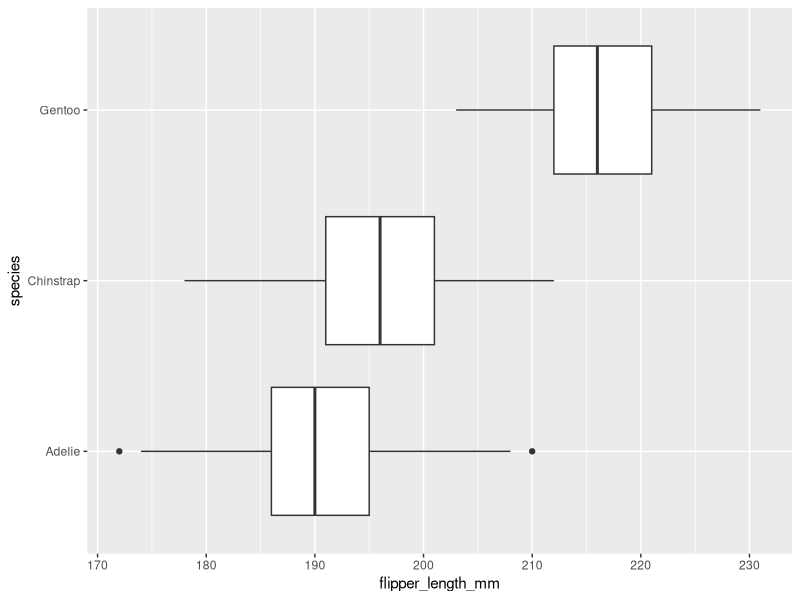
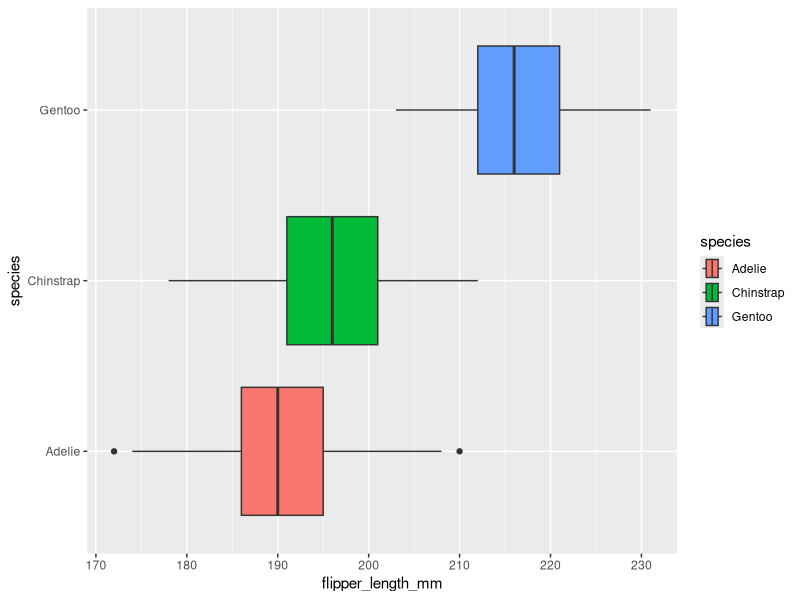
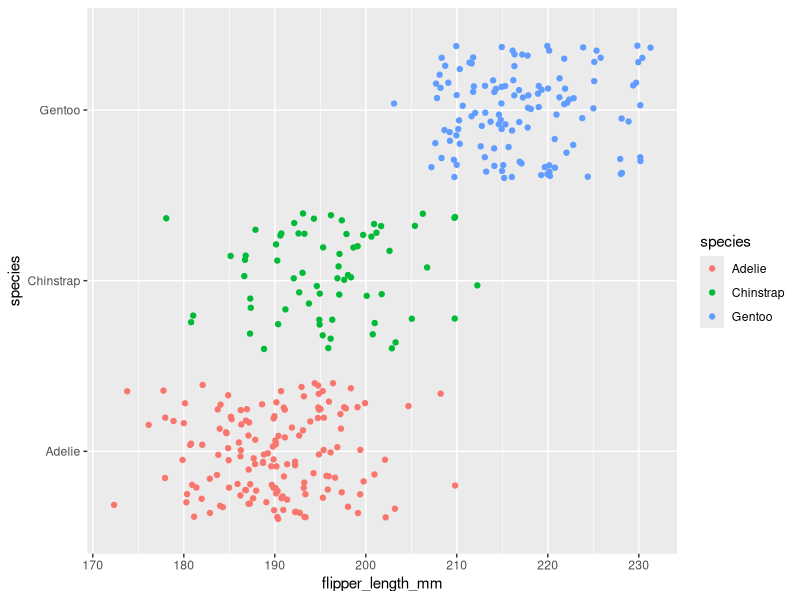
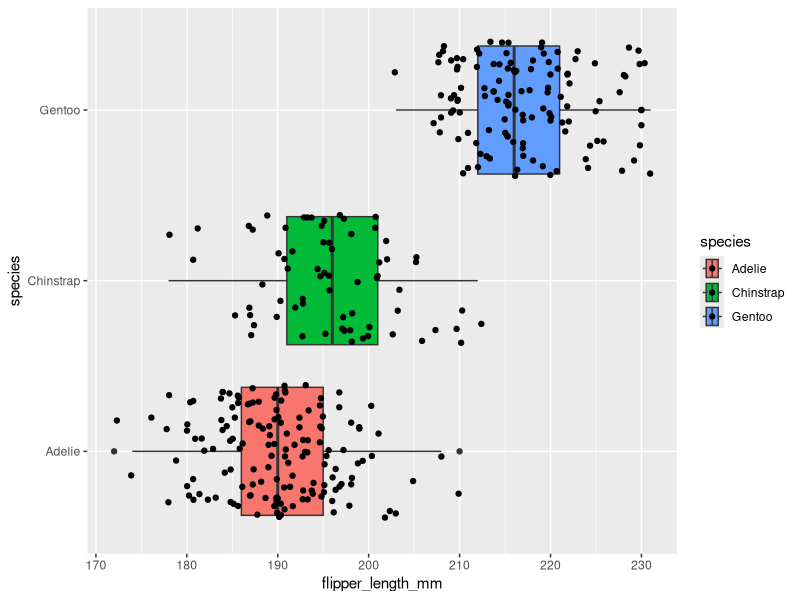
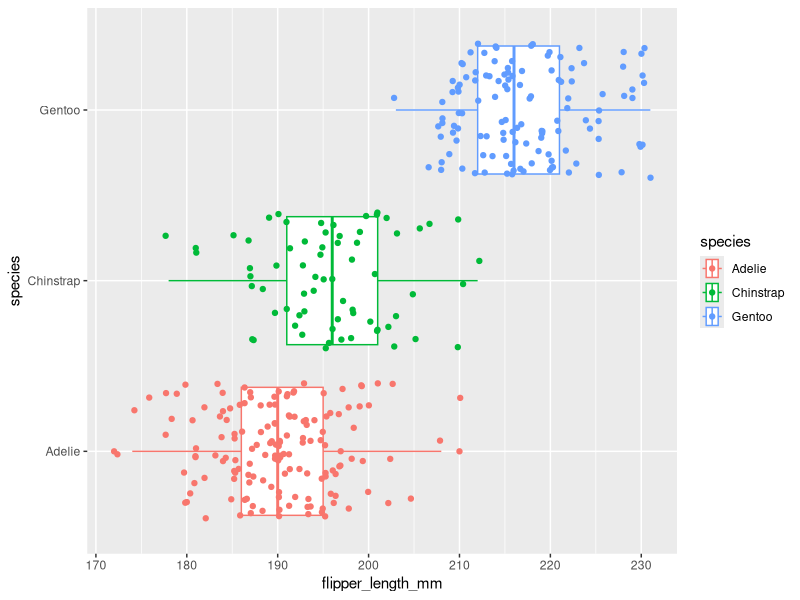
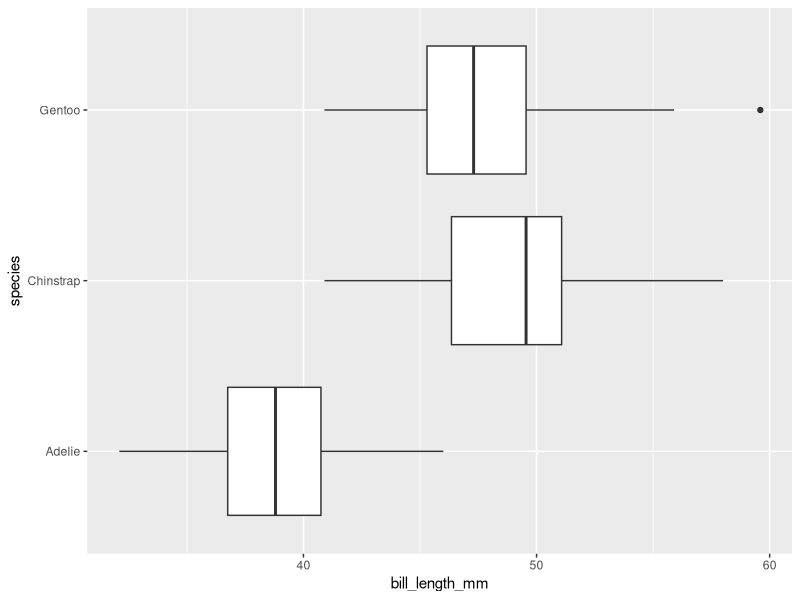
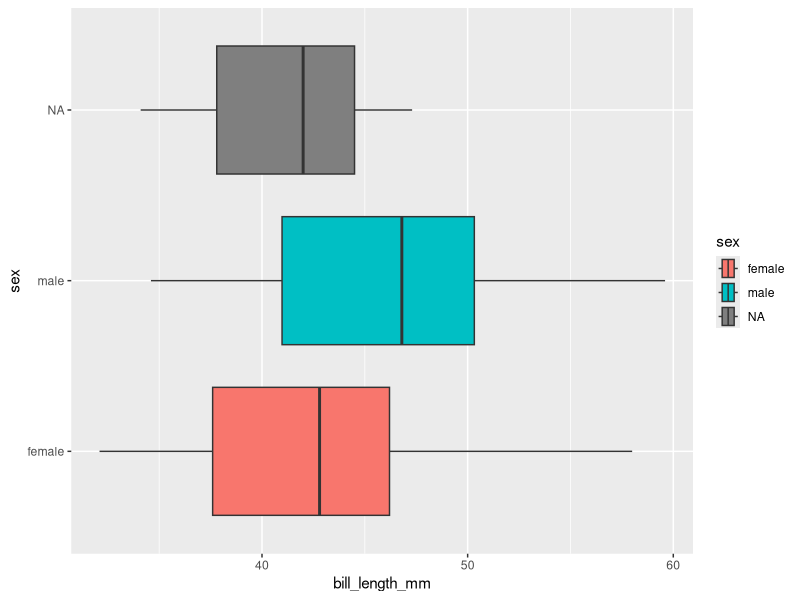
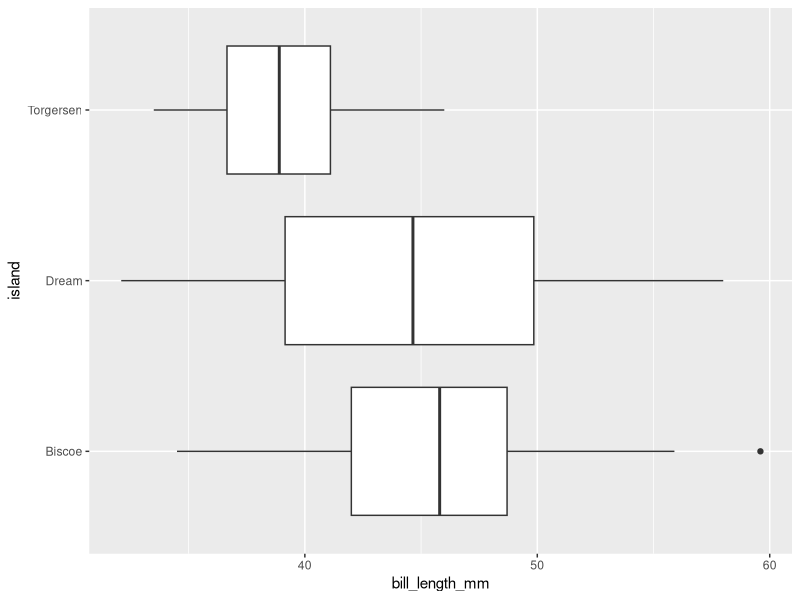

Here is the R script that generated these plots, in order:
## ---- chunk 1
knitr::opts_chunk$set(error = TRUE)
## ---- chunk 2
library(palmerpenguins)
penguins
## ---- chunk 3
library(ggplot2)
## ---- chunk 4
ggplot(data = penguins, mapping = aes(x = flipper_length_mm, y = species)) +
  geom_boxplot()
## ---- chunk 5
ggplot(data = penguins, mapping = aes(x = flipper_length_mm, y = species, fill = species)) +
  geom_boxplot()
## ---- chunk 6
ggplot(data = penguins, mapping = aes(x = flipper_length_mm, y = species, color = species)) +
  geom_jitter()
## ---- chunk 7
  ggplot(data = penguins, mapping = aes(x = flipper_length_mm, y = species, fill = species, )) +
  geom_boxplot() +
  geom_jitter()
## ---- chunk 8
ggplot(data = penguins, mapping = aes(x = flipper_length_mm, y = species)) +
  geom_boxplot(mapping = aes(color = species)) +
  geom_jitter(mapping = aes(color = species))
## ---- chunk 9
ggplot(data = penguins, mapping = aes(x = bill_length_mm, y = species)) +
  geom_boxplot()
## ---- chunk 10
ggplot(data = penguins, mapping = aes(x = bill_length_mm, y = sex)) +
  geom_boxplot(mapping = aes(fill = sex))
## ---- chunk 11
ggplot(data = penguins, mapping = aes(x = bill_length_mm, y = island)) +
  geom_boxplot()
## ---- chunk 12

## ---- chunk 13

## ---- chunk 14

